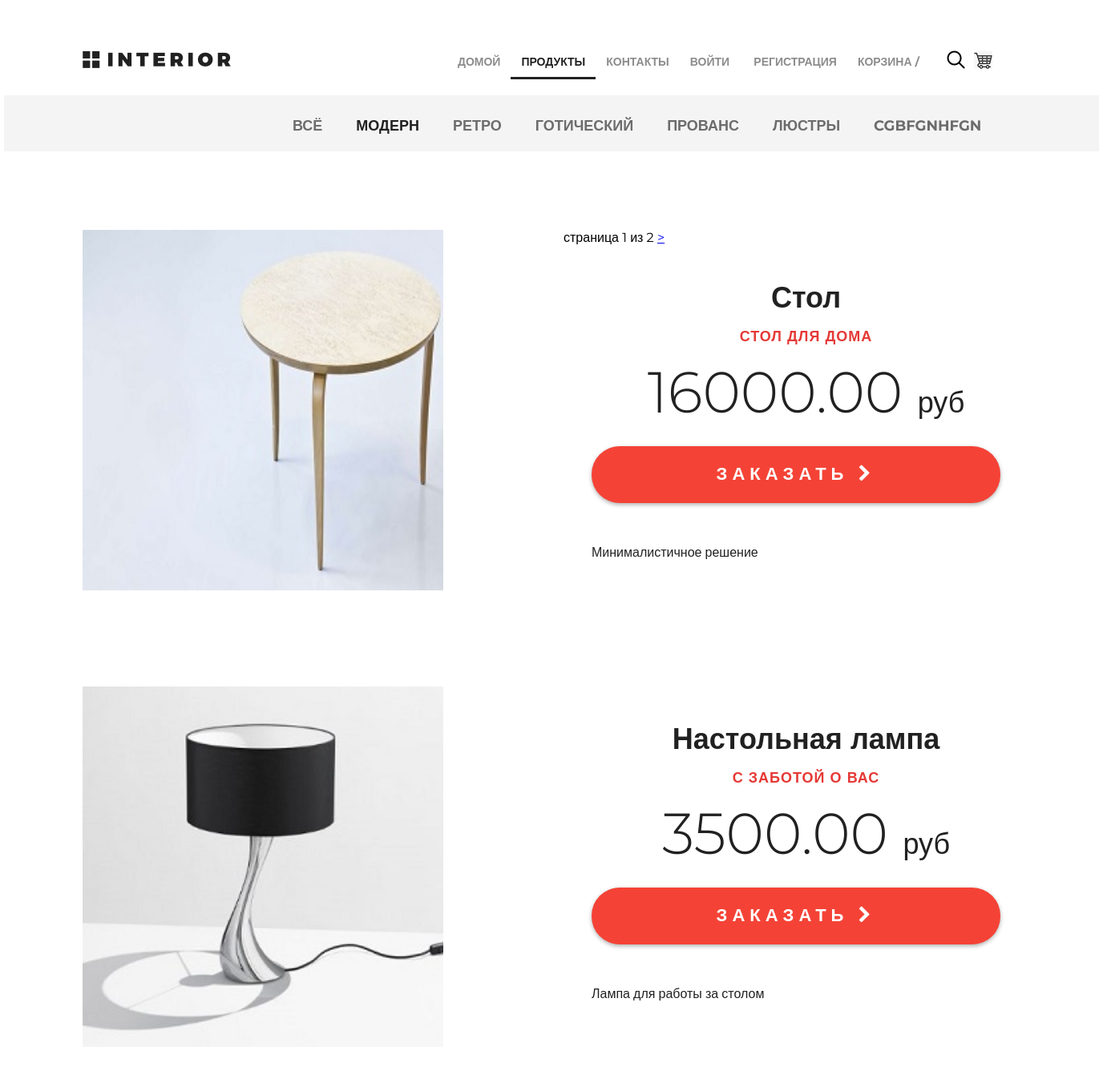
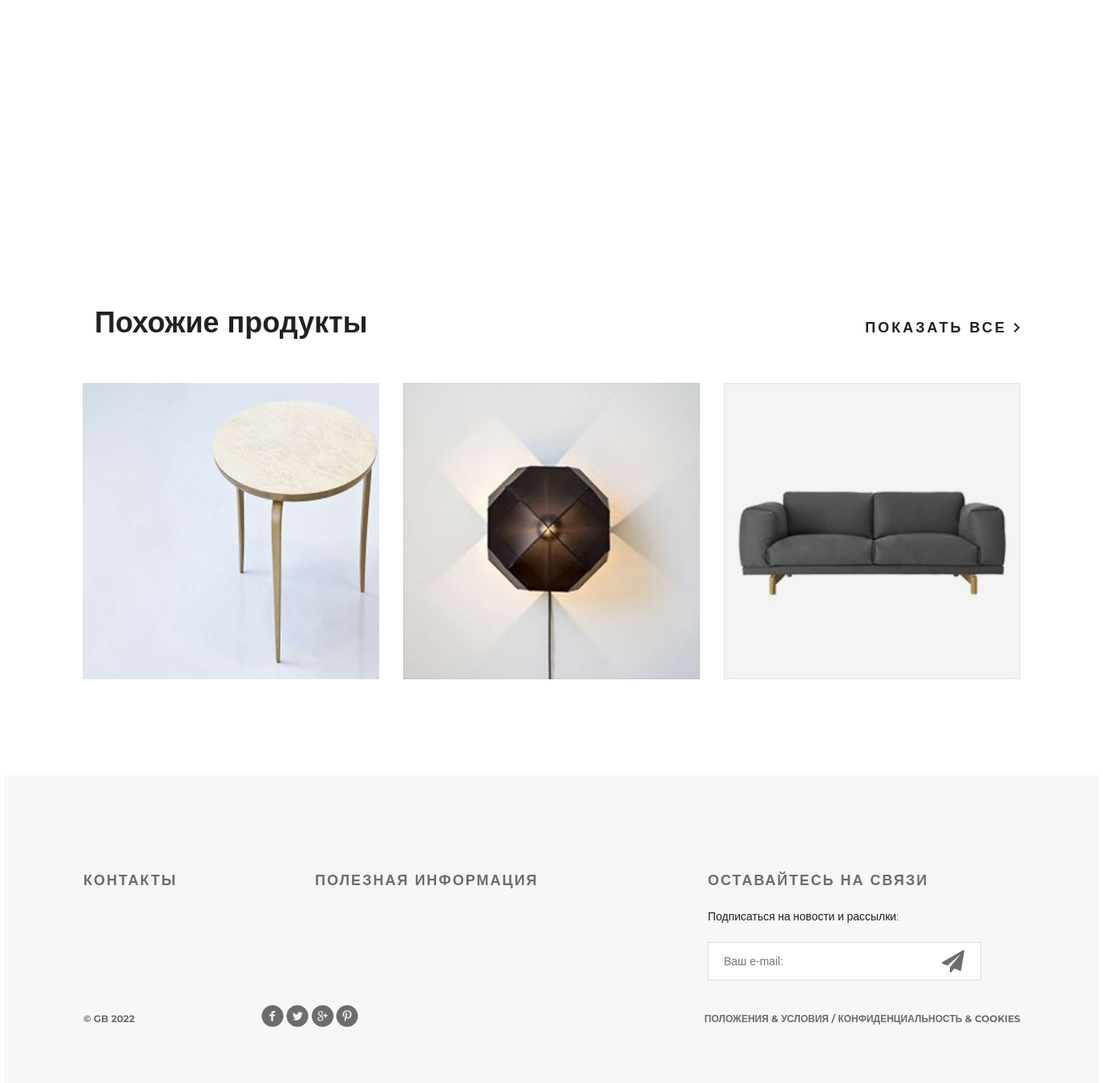
Screenshot of /products/category/35/ with the database file from the repository (2 pictures, top to bottom).
### mainapp/models.py (models this page shows, shortened)
class ProductCategory(models.Model):
    name = models.CharField(verbose_name='имя', max_length=64, unique=True, blank=True)
    description = models.TextField(verbose_name='описание', blank=True, max_length=128)
    is_active = models.BooleanField(verbose_name='активна', default=True)

class Product(models.Model):
    name = models.CharField(verbose_name='имя', max_length=128, unique=True)
    description = models.TextField(verbose_name='описание', blank=True)
    category = models.ForeignKey(ProductCategory, on_delete=models.SET_NULL, null=True, blank=True)
    short_description = models.CharField(verbose_name='короткое описание', max_length=64)
    price = models.DecimalField(verbose_name='цена', max_digits=8, decimal_places=2, default=0)
    price_with_discount = models.DecimalField(verbose_name='цена со скидкой', max_digits=8, decimal_places=2, default=0)
    quantity = models.PositiveIntegerField(verbose_name='количество на складе', default=0)
    image = models.ImageField(upload_to='products_images', blank=True)
    is_active = models.BooleanField(verbose_name='активна', default=True)

### mainapp/views.py (the view)
# urls.py: path('products/', include('mainapp.urls', namespace='products')),
def products(request, pk=None, page=1):
    if not pk:
        if pk == 0:
            selected_category_id = 0
            selected_category = 0
            selected_category_dict = {"name": 'Всё', "href": reverse('products:category', args=[0])}
        else:
            selected_category = None
            selected_category_id = 0
            selected_category_dict = None
    else:
        selected_category = get_object_or_404(ProductCategory, id=pk)
        selected_category_id = selected_category.id
        selected_category_dict = {"name": selected_category.name,
                                  "href": reverse('products:category', args=[selected_category.id])}
    if selected_category:
        products = Product.objects.filter(category=selected_category)
    else:
        products = Product.objects.all()
    image = [
        {'img': 'img/controll.jpg'},
        {'img': 'img/controll1.jpg'},
        {'img': 'img/controll2.jpg'},
    ]
    categories = ProductCategory.objects.all().filter(is_active=True)
    hot_product = get_hot_product()
    same_products = get_same_products(hot_product)
    paginator = Paginator(products, 2)
    try:
        products_paginator = paginator.page(page)
    except PageNotAnInteger:
        products_paginator = paginator.page(1)
    except EmptyPage:
        products_paginator = paginator.page(paginator.num_pages)
    context = {
        'menu_links': MENU_LINKS,
        'title': 'каталог',
        'class_name': 'hero-white',
        'products': products,
        'products_same': Product.objects.all()[:3],
        'products_paginator': products_paginator,
        'image': image,
        'selected_category': selected_category_dict,
        'categories': categories,
        'hot_product': hot_product,
        'same_products': same_products,
        'category_id': selected_category_id,
    }
    if pk is None:
        return render(request, 'mainapp/products_index.html', context)
    return render(request, 'mainapp/products.html', context)

### mainapp/context_processors.py (called while the page is built)
def cart(request):
    print(f'context processor cart works')
    cart = []
    if request.user.is_authenticated:
        cart = Cart.objects.filter(user=request.user)
    return {
        'cart': cart,
        }

### mainapp/views.py (called while the page is built)
def get_hot_product():
    products = Product.objects.all()
    return random.sample(list(products), 1)[0]

def get_same_products(hot_product):
    same_products = Product.objects.filter(category=hot_product.category).exclude(pk=hot_product.pk)[:3]
    return same_products

### mainapp/templates/mainapp/products.html (shortened to what this page needs)
{% extends 'mainapp/base.html'%}
{% load static %}
{% block 'extra_class' %}
<a href="#" class="basket"></a>
{% endblock %}
{% block 'content' %}
<div class="details">
    <div class="links clearfix">
        <ul class="links-menu">
            <li><a href="{% url 'products:category' 0 %}"
                   class="{% if selected_category.name == 'Всё' %} active {% endif %}">всё</a></li>
            {% for category in categories %}
            <li><a href="{% url 'products:category' category.id %}"
                   class="{% if category.name == selected_category.name %} active {% endif %}">{{category.name}}</a>
            </li>
            {% endfor %}
        </ul>
    </div>
    <div class="details-products {% if products|length > 1%} new_2 {% endif%}">
        {% if products %}
                <span class="current">
                страница {{ products_paginator.number }} из
                {{ products_paginator.paginator.num_pages }}
                </span>
                {% if products_paginator.has_next %}
                <a href="{% url 'products:page' category_id products_paginator.next_page_number %}">
                >
                </a>
            {% endif %}
            {% for product in products_paginator %}
            <div class="details-slider">
                <div class="slider-product">
                    <img src="/media/{{ product.image }}" style="width:450px;height:450px;">
                </div>
            </div>
            <div class="description">
                <h3 class="big-bold">{{product.name}}</h3>
                <h3 class="red">{{product.short_description}}</h3>
                <p class="price">{{product.price}} <span>руб</span></p>
                <a href="{% url 'products:product' product.pk %}" class="red-button">
                    заказать <i class="fa fa-chevron-right" aria-hidden="true"></i>
                </a>
                <div class="description-text">
                    {{product.description|linebreaks}}
                </div>
            </div>
        {% endfor %}
    </div>
    {% endif %}
{% if products %}
    <div class="related">
        <div class="title clearfix">
            <h2>Похожие продукты</h2>
            <a class="explore" href="{% url 'products:category' 0 %}">показать все
                <img src="/static/img/arrow.png" alt="">
            </a>
        </div>
        <div class="related-products clearfix">
            {% for product in products_same %}
            <div class="block">
                <a href="{% url 'cart:add' product.pk %}">
                    <img src="/media/{{ product.image }}" alt="{{product.short_description}}"
                         style="width:370px;height:370px;">
                </a>
            </div>
            {% endfor %}
        </div>
    </div>
{% endif %}
</div>
<div class="clr"></div>
{% endblock %}

### static/style.css (style rules this page uses)
* { margin: 0; padding: 0; }
body { font-family: 'Montserrat', sans-serif; }
html, body { height: 100%; }
.clr { height: 384px; }
.basket { display: block; width: 23px; height: 23px; background-image: url(img/basket.png); position: absolute; top: 63px; left: 1210px; }
.clearfix:after { content: ""; display: block; clear: both; }
.explore { text-transform: uppercase; color: #212121; font-size: 18px; font-weight: 700; line-height: 24px; text-align: center; float: right; margin-top: 138px; letter-spacing: 3px; text-decoration: none; }
.big-bold { color: #212121; font-size: 36px; font-weight: 700; text-align: left; margin-bottom: 24px; line-height: 36px; }
.title { height: 152px; margin-right: 15px; }
.title h2 { float: left; margin-top: 118px; color: #212121; font-size: 36px; font-weight: 700; text-align: left; margin-left: 15px; }
.red { text-transform: uppercase; color: #e53935; font-size: 18px; font-weight: 700; text-align: left; letter-spacing: 1px; line-height: 17px; margin-bottom: 22px; }
.links { height: 70px; background-color: #f4f4f4; position: relative; padding-left: 360px; }
.links-menu { margin: 27px auto 0px; position: absolute; }
.links-menu li { float: left; list-style-type: none; padding-right: 42px; }
.links-menu li a { text-decoration: none; color: #6c6c6c; font-size: 18px; font-weight: 700; text-transform: uppercase; }
.links-menu .active { color: #212121; font-size: 18px; font-weight: 700; }
.details-products { padding-left: 98px; padding-right: 98px; margin-top: 98px; height: 651px; }
.details-slider { width: 570px; float: left; margin-right: 30px; }
.slider-product { width: 570px; height: 570px; }
.description { width: 535px; float: right; padding-left: 35px }
.description .big-bold { color: #212121; font-size: 36px; font-weight: 700; text-align: center; margin-top: 47px; margin-bottom: 0px; }
.description .red { text-transform: uppercase; color: #e53935; font-size: 18px; font-weight: 700; text-align: center; letter-spacing: 1px; line-height: 17px; margin-top: 23px; margin-bottom: 36px; }
.description .price { color: #212121; font-size: 72px; font-weight: 300; line-height: 48px; text-align: center; }
.description .price span { color: #212121; font-size: 36px; font-weight: 300; line-height: 48px; text-align: center; }
.red-button { display: block; height: 71px; width: 510px; border-radius: 35px; background-color: #f44336; text-align: center; text-transform: uppercase; text-decoration: none; color: #ffffff; font-size: 22px; font-weight: 700; line-height: 24px; box-shadow: 0px 2px 4.85px 0.15px rgba(33, 33, 33, 0.35); line-height: 70px; letter-spacing: 6px; margin-top: 31px; }
.description-text { margin-top: 50px; color: #212121; font-size: 16px; font-weight: 300; line-height: 24px; text-align: left; }
.description-text p { margin-bottom: 0.5em; }
.related { padding: 0px 98px; }
.related .title { height: 343px; margin-right: 0; }
.related .title h2 { margin-top: 245px; }
.related .title .explore { margin-top: 262px; }
.related-products { margin-bottom: 120px; }
.related-products .block a img { float: left; }
.related-products .block { float: left; margin-right: 30px; display: block; height: 370px; width: 370px; position: relative; }
.related-products .block:nth-child(3n) { margin-right: 0px; }
.new_2 { padding-left: 98px; padding-right: 98px; margin-top: 98px; height: 1200px; }

### rows the page displays
ProductCategory: name "МОДЕРН"
ProductCategory: name "РЕТРО"
ProductCategory: name "ГОТИЧЕСКИЙ"
ProductCategory: name "ПРОВАНС"
ProductCategory: name "ЛЮСТРЫ"
ProductCategory: name "CGBFGNHFGN"
Product: image (picture), name "Стол", short_description "СТОЛ ДЛЯ ДОМА", price "16000.00", description "Минималистичное решение"
Product: image (picture), name "Настольная лампа", short_description "С ЗАБОТОЙ О ВАС", price "3500.00", description "Лампа для работы за столом"
Product: image (picture)
Product: image (picture)

### other values shown
{{ link.name }} "ДОМОЙ" "ПРОДУКТЫ" "КОНТАКТЫ"
{{ products_paginator.number }} "1"
{{ products_paginator.paginator.num_pages }} "2"
